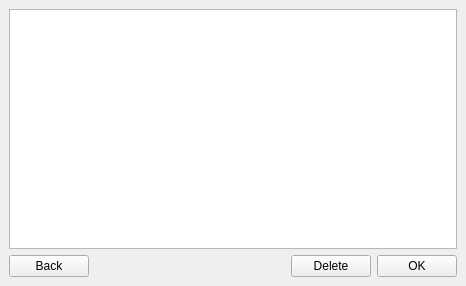
<?xml version="1.0" encoding="UTF-8"?>
<ui version="4.0">
 <class>MainWindow</class>
 <widget class="QMainWindow" name="MainWindow">
  <property name="geometry">
   <rect>
    <x>0</x>
    <y>0</y>
    <width>466</width>
    <height>286</height>
   </rect>
  </property>
  <property name="windowTitle">
   <string>MainWindow</string>
  </property>
  <widget class="QWidget" name="centralwidget">
   <layout class="QVBoxLayout" name="verticalLayout">
    <item>
     <widget class="QListWidget" name="TimeList"/>
    </item>
    <item>
     <layout class="QHBoxLayout" name="horizontalLayout">
      <item>
       <widget class="QPushButton" name="backBtn">
        <property name="text">
         <string>Back</string>
        </property>
       </widget>
      </item>
      <item>
       <spacer name="horizontalSpacer">
        <property name="orientation">
         <enum>Qt::Horizontal</enum>
        </property>
        <property name="sizeHint" stdset="0">
         <size>
          <width>40</width>
          <height>20</height>
         </size>
        </property>
       </spacer>
      </item>
      <item>
       <widget class="QPushButton" name="button_delete">
        <property name="text">
         <string>Delete</string>
        </property>
       </widget>
      </item>
      <item>
       <widget class="QPushButton" name="pushButton">
        <property name="text">
         <string>OK</string>
        </property>
       </widget>
      </item>
     </layout>
    </item>
   </layout>
  </widget>
 </widget>
 <resources/>
 <connections/>
</ui>
